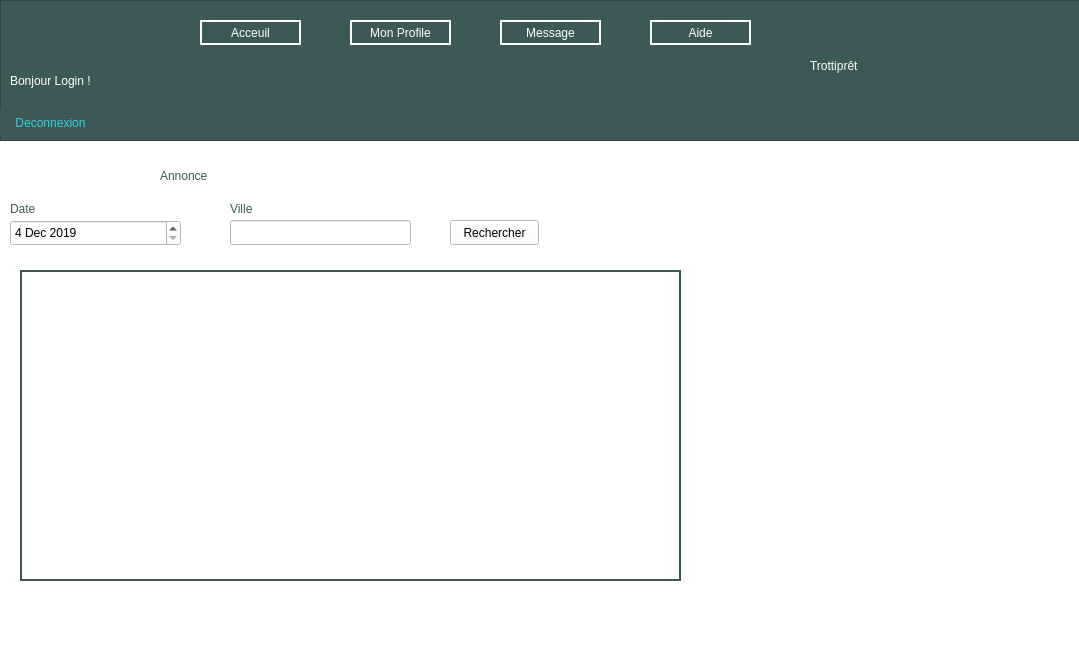
<?xml version="1.0" encoding="UTF-8"?>
<ui version="4.0">
 <class>AnnonceWindow</class>
 <widget class="QMainWindow" name="AnnonceWindow">
  <property name="geometry">
   <rect>
    <x>0</x>
    <y>0</y>
    <width>1079</width>
    <height>668</height>
   </rect>
  </property>
  <property name="windowTitle">
   <string>MainWindow</string>
  </property>
  <property name="styleSheet">
   <string notr="true">background-color: rgb(255, 255, 255);

</string>
  </property>
  <widget class="QWidget" name="centralwidget">
   <widget class="QFrame" name="frame">
    <property name="geometry">
     <rect>
      <x>0</x>
      <y>0</y>
      <width>1081</width>
      <height>141</height>
     </rect>
    </property>
    <property name="styleSheet">
     <string notr="true">background-color: rgb(61, 88, 87);</string>
    </property>
    <property name="frameShape">
     <enum>QFrame::StyledPanel</enum>
    </property>
    <property name="frameShadow">
     <enum>QFrame::Raised</enum>
    </property>
    <widget class="QLabel" name="label_4">
     <property name="geometry">
      <rect>
       <x>810</x>
       <y>40</y>
       <width>221</width>
       <height>51</height>
      </rect>
     </property>
     <property name="styleSheet">
      <string notr="true">font: 30pt &quot;Umpush&quot;;
color: rgb(255, 255, 255);</string>
     </property>
     <property name="text">
      <string>Trottiprêt</string>
     </property>
     <property name="textFormat">
      <enum>Qt::PlainText</enum>
     </property>
     <property name="margin">
      <number>6</number>
     </property>
     <property name="indent">
      <number>-1</number>
     </property>
    </widget>
    <widget class="QPushButton" name="acceuil">
     <property name="geometry">
      <rect>
       <x>200</x>
       <y>20</y>
       <width>101</width>
       <height>25</height>
      </rect>
     </property>
     <property name="styleSheet">
      <string notr="true">border: 2px solid rgb(255, 255, 255);
background-color: rgb(61, 88, 87);
color: rgb(255, 255, 255);</string>
     </property>
     <property name="text">
      <string>Acceuil</string>
     </property>
    </widget>
    <widget class="QPushButton" name="profil">
     <property name="geometry">
      <rect>
       <x>350</x>
       <y>20</y>
       <width>101</width>
       <height>25</height>
      </rect>
     </property>
     <property name="styleSheet">
      <string notr="true">border: 2px solid rgb(255, 255, 255);
background-color: rgb(61, 88, 87);
color: rgb(255, 255, 255);</string>
     </property>
     <property name="text">
      <string>Mon Profile</string>
     </property>
    </widget>
    <widget class="QPushButton" name="message">
     <property name="geometry">
      <rect>
       <x>500</x>
       <y>20</y>
       <width>101</width>
       <height>25</height>
      </rect>
     </property>
     <property name="styleSheet">
      <string notr="true">border: 2px solid rgb(255, 255, 255);
background-color: rgb(61, 88, 87);
color: rgb(255, 255, 255);</string>
     </property>
     <property name="text">
      <string>Message</string>
     </property>
    </widget>
    <widget class="QPushButton" name="aide">
     <property name="geometry">
      <rect>
       <x>650</x>
       <y>20</y>
       <width>101</width>
       <height>25</height>
      </rect>
     </property>
     <property name="styleSheet">
      <string notr="true">border: 2px solid rgb(255, 255, 255);
background-color: rgb(61, 88, 87);
color: rgb(255, 255, 255);</string>
     </property>
     <property name="text">
      <string>Aide</string>
     </property>
    </widget>
    <widget class="QLabel" name="label_2">
     <property name="geometry">
      <rect>
       <x>10</x>
       <y>50</y>
       <width>271</width>
       <height>61</height>
      </rect>
     </property>
     <property name="styleSheet">
      <string notr="true">color: rgb(255, 255, 255);
font: 21pt &quot;Ubuntu&quot;;</string>
     </property>
     <property name="text">
      <string>Bonjour Login !</string>
     </property>
    </widget>
    <widget class="QPushButton" name="deconnexion">
     <property name="geometry">
      <rect>
       <x>0</x>
       <y>110</y>
       <width>101</width>
       <height>25</height>
      </rect>
     </property>
     <property name="styleSheet">
      <string notr="true">border: 2px solid rgb(61, 88, 87);
background-color: rgb(61, 88, 87);
color: rgb(50, 212, 212);</string>
     </property>
     <property name="text">
      <string>Deconnexion</string>
     </property>
    </widget>
   </widget>
   <widget class="QDateEdit" name="dateEdit">
    <property name="geometry">
     <rect>
      <x>10</x>
      <y>220</y>
      <width>171</width>
      <height>26</height>
     </rect>
    </property>
    <property name="styleSheet">
     <string notr="true">background-color: rgb(255, 255, 255);</string>
    </property>
    <property name="dateTime">
     <datetime>
      <hour>0</hour>
      <minute>0</minute>
      <second>12</second>
      <year>2019</year>
      <month>12</month>
      <day>4</day>
     </datetime>
    </property>
    <property name="minimumDateTime">
     <datetime>
      <hour>0</hour>
      <minute>0</minute>
      <second>12</second>
      <year>2019</year>
      <month>12</month>
      <day>4</day>
     </datetime>
    </property>
   </widget>
   <widget class="QLineEdit" name="pass">
    <property name="geometry">
     <rect>
      <x>230</x>
      <y>220</y>
      <width>181</width>
      <height>25</height>
     </rect>
    </property>
    <property name="styleSheet">
     <string notr="true">background-color: rgb(255, 255, 255);</string>
    </property>
    <property name="text">
     <string/>
    </property>
    <property name="echoMode">
     <enum>QLineEdit::Normal</enum>
    </property>
   </widget>
   <widget class="QPushButton" name="connexion">
    <property name="geometry">
     <rect>
      <x>450</x>
      <y>220</y>
      <width>89</width>
      <height>25</height>
     </rect>
    </property>
    <property name="styleSheet">
     <string notr="true">background-color: rgb(255, 255, 255);
</string>
    </property>
    <property name="text">
     <string>Rechercher</string>
    </property>
   </widget>
   <widget class="QLabel" name="label_3">
    <property name="geometry">
     <rect>
      <x>10</x>
      <y>200</y>
      <width>141</width>
      <height>17</height>
     </rect>
    </property>
    <property name="styleSheet">
     <string notr="true">color: rgb(61, 88, 87);</string>
    </property>
    <property name="text">
     <string>Date</string>
    </property>
   </widget>
   <widget class="QLabel" name="label_7">
    <property name="geometry">
     <rect>
      <x>230</x>
      <y>200</y>
      <width>141</width>
      <height>17</height>
     </rect>
    </property>
    <property name="styleSheet">
     <string notr="true">color: rgb(61, 88, 87);
</string>
    </property>
    <property name="text">
     <string>Ville</string>
    </property>
   </widget>
   <widget class="QLabel" name="label">
    <property name="geometry">
     <rect>
      <x>160</x>
      <y>150</y>
      <width>111</width>
      <height>51</height>
     </rect>
    </property>
    <property name="styleSheet">
     <string notr="true">font: 57 20pt &quot;Ubuntu&quot;;
color: rgb(61, 88, 87);</string>
    </property>
    <property name="text">
     <string>Annonce</string>
    </property>
   </widget>
   <widget class="QGraphicsView" name="graphicsView">
    <property name="geometry">
     <rect>
      <x>20</x>
      <y>270</y>
      <width>661</width>
      <height>311</height>
     </rect>
    </property>
    <property name="styleSheet">
     <string notr="true">border: 2px solid rgb(61, 88, 87);</string>
    </property>
   </widget>
  </widget>
  <widget class="QStatusBar" name="statusbar"/>
  <widget class="QMenuBar" name="menubar">
   <property name="geometry">
    <rect>
     <x>0</x>
     <y>0</y>
     <width>1079</width>
     <height>22</height>
    </rect>
   </property>
  </widget>
 </widget>
 <layoutdefault spacing="6" margin="11"/>
 <resources/>
 <connections/>
</ui>
